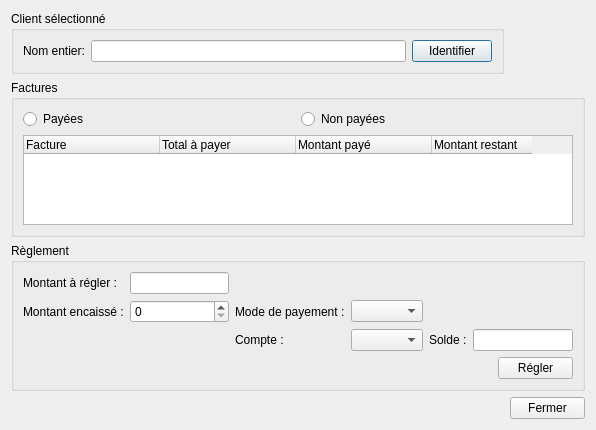
<?xml version="1.0" encoding="UTF-8"?>
<ui version="4.0">
 <class>BDReglerFacture</class>
 <widget class="QDialog" name="BDReglerFacture">
  <property name="geometry">
   <rect>
    <x>0</x>
    <y>0</y>
    <width>596</width>
    <height>430</height>
   </rect>
  </property>
  <property name="windowTitle">
   <string>Dialog</string>
  </property>
  <layout class="QGridLayout" name="gridLayout_3">
   <item row="0" column="0">
    <widget class="QGroupBox" name="groupBox">
     <property name="maximumSize">
      <size>
       <width>16777215</width>
       <height>16777215</height>
      </size>
     </property>
     <property name="title">
      <string>Client sélectionné</string>
     </property>
     <layout class="QGridLayout" name="gridLayout_4">
      <item row="0" column="0">
       <widget class="QLabel" name="label">
        <property name="text">
         <string>Nom entier:</string>
        </property>
       </widget>
      </item>
      <item row="0" column="1">
       <widget class="QLineEdit" name="lineEditNomEntier">
        <property name="readOnly">
         <bool>true</bool>
        </property>
       </widget>
      </item>
      <item row="0" column="2">
       <widget class="QPushButton" name="btn_identifier">
        <property name="text">
         <string>Identifier</string>
        </property>
       </widget>
      </item>
     </layout>
    </widget>
   </item>
   <item row="1" column="0" colspan="2">
    <widget class="QGroupBox" name="groupBox_2">
     <property name="title">
      <string>Factures</string>
     </property>
     <layout class="QGridLayout" name="gridLayout_2">
      <item row="0" column="0">
       <widget class="QRadioButton" name="rb_payees">
        <property name="text">
         <string>Payées</string>
        </property>
       </widget>
      </item>
      <item row="0" column="1">
       <widget class="QRadioButton" name="rb_nonPayees">
        <property name="text">
         <string>Non payées</string>
        </property>
       </widget>
      </item>
      <item row="1" column="0" colspan="2">
       <widget class="QTreeWidget" name="treeWidgetFactures">
        <attribute name="headerCascadingSectionResizes">
         <bool>false</bool>
        </attribute>
        <attribute name="headerDefaultSectionSize">
         <number>136</number>
        </attribute>
        <attribute name="headerStretchLastSection">
         <bool>false</bool>
        </attribute>
        <attribute name="headerCascadingSectionResizes">
         <bool>false</bool>
        </attribute>
        <attribute name="headerDefaultSectionSize">
         <number>136</number>
        </attribute>
        <attribute name="headerStretchLastSection">
         <bool>false</bool>
        </attribute>
        <column>
         <property name="text">
          <string>Facture</string>
         </property>
        </column>
        <column>
         <property name="text">
          <string>Total à payer</string>
         </property>
        </column>
        <column>
         <property name="text">
          <string>Montant payé</string>
         </property>
        </column>
        <column>
         <property name="text">
          <string>Montant restant</string>
         </property>
        </column>
       </widget>
      </item>
     </layout>
    </widget>
   </item>
   <item row="2" column="0" colspan="2">
    <widget class="QGroupBox" name="groupBoxReglement">
     <property name="maximumSize">
      <size>
       <width>16777215</width>
       <height>16777215</height>
      </size>
     </property>
     <property name="title">
      <string>Règlement</string>
     </property>
     <layout class="QGridLayout" name="gridLayout">
      <item row="0" column="0">
       <widget class="QLabel" name="label_2">
        <property name="text">
         <string>Montant à régler :</string>
        </property>
       </widget>
      </item>
      <item row="0" column="1">
       <widget class="QLineEdit" name="lineEditMontantARegler">
        <property name="alignment">
         <set>Qt::AlignRight|Qt::AlignTrailing|Qt::AlignVCenter</set>
        </property>
        <property name="readOnly">
         <bool>true</bool>
        </property>
       </widget>
      </item>
      <item row="1" column="0">
       <widget class="QLabel" name="label_3">
        <property name="text">
         <string>Montant encaissé :</string>
        </property>
       </widget>
      </item>
      <item row="1" column="1">
       <widget class="QSpinBox" name="spinBoxMontantEncaisse">
        <property name="singleStep">
         <number>500</number>
        </property>
       </widget>
      </item>
      <item row="1" column="2">
       <widget class="QLabel" name="label_4">
        <property name="text">
         <string>Mode de payement :</string>
        </property>
       </widget>
      </item>
      <item row="1" column="3">
       <widget class="QComboBox" name="comboBoxModeDePayement"/>
      </item>
      <item row="2" column="2">
       <widget class="QLabel" name="label_5">
        <property name="text">
         <string>Compte :</string>
        </property>
       </widget>
      </item>
      <item row="2" column="3">
       <widget class="QComboBox" name="comboBoxCompteClient"/>
      </item>
      <item row="2" column="4">
       <widget class="QLabel" name="label_6">
        <property name="text">
         <string>Solde :</string>
        </property>
       </widget>
      </item>
      <item row="2" column="5">
       <widget class="QLineEdit" name="lineEditSolde">
        <property name="alignment">
         <set>Qt::AlignRight|Qt::AlignTrailing|Qt::AlignVCenter</set>
        </property>
        <property name="readOnly">
         <bool>true</bool>
        </property>
       </widget>
      </item>
      <item row="3" column="5">
       <widget class="QPushButton" name="btn_regler">
        <property name="maximumSize">
         <size>
          <width>75</width>
          <height>23</height>
         </size>
        </property>
        <property name="layoutDirection">
         <enum>Qt::RightToLeft</enum>
        </property>
        <property name="text">
         <string>Régler</string>
        </property>
       </widget>
      </item>
     </layout>
    </widget>
   </item>
   <item row="3" column="1">
    <widget class="QPushButton" name="btn_fermer">
     <property name="maximumSize">
      <size>
       <width>75</width>
       <height>23</height>
      </size>
     </property>
     <property name="layoutDirection">
      <enum>Qt::RightToLeft</enum>
     </property>
     <property name="text">
      <string>Fermer</string>
     </property>
    </widget>
   </item>
  </layout>
 </widget>
 <resources/>
 <connections/>
</ui>
